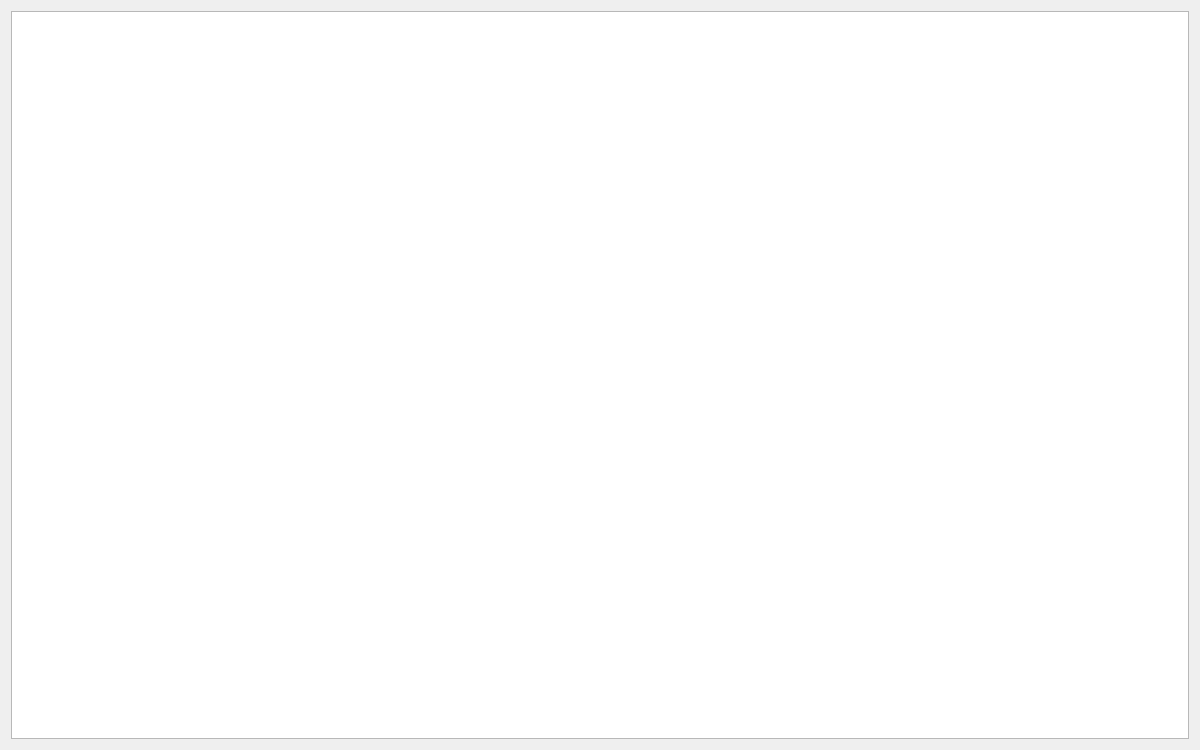
<?xml version="1.0" encoding="UTF-8"?>
<ui version="4.0">
 <class>usernamesDialog</class>
 <widget class="QWidget" name="usernamesDialog">
  <property name="geometry">
   <rect>
    <x>0</x>
    <y>0</y>
    <width>1200</width>
    <height>750</height>
   </rect>
  </property>
  <property name="windowTitle">
   <string>Form</string>
  </property>
  <layout class="QVBoxLayout" name="topLayout">
   <item>
    <layout class="QVBoxLayout" name="verticalLayout">
     <property name="topMargin">
      <number>0</number>
     </property>
     <item>
      <widget class="QTableWidget" name="balancesTable">
       <property name="alternatingRowColors">
        <bool>false</bool>
       </property>
      </widget>
     </item>
    </layout>
   </item>
  </layout>
 </widget>
 <resources/>
 <connections/>
</ui>
